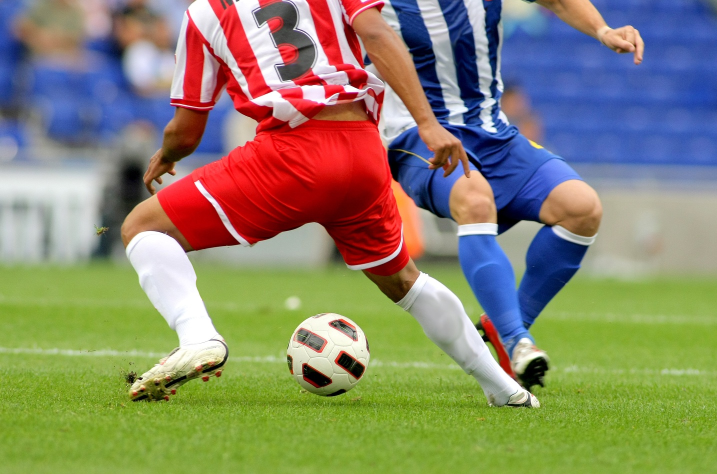
#> input picture ch2/soccer.jpg, 1434 x 948 px (shown at 1/2 size)
$ python rotation.py
#> lines starting #> are read from the running program, lines starting #| are printed output that depends on the picture
#!/usr/bin/env python3
# -*- coding: utf-8 -*-
"""
Created on Wed Sep 25 09:22:36 2024

@author: imtaeyeon
"""
# 4주차 로테이션 메트릭스 계산과 역변환 계산

import cv2 as cv
import numpy as np
import math

# 이미지 읽기 및 크기 조절 (1/4 크기로 축소)
img = cv.imread('soccer.jpg')
#> img is the input picture: shape (948, 1434, 3); mean B, G, R 107.2, 133.3, 136.9
img_half = cv.resize(img, dsize=(0, 0), fx=0.25, fy=0.25)
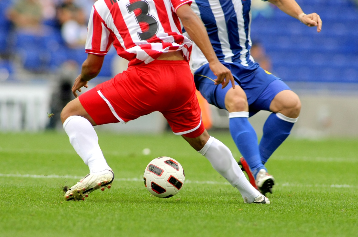
#> img_half: shape (237, 358, 3); mean B, G, R 107.3, 133.4, 137

# 회전된 이미지를 저장할 빈 배열 생성
fimg = np.zeros((img_half.shape), np.uint8)
bimg = np.zeros((img_half.shape), np.uint8)

# 이미지의 높이와 너비
h, w = img_half.shape[:2]
#> h = 237; w = 358

# 이미지 중심 좌표 계산
centerx = w // 2
#> centerx = 179
centery = h // 2
#> centery = 118

# 회전 각도 (60도)
angle = 60
rad = np.radians(angle)  # 각도를 라디안 값으로 변환

# ---------------- 포워드 방식으로 직접 변환 ----------------
for y in range(0, h):
    for x in range(0, w):
        # x, y 좌표에 대해 회전 변환 행렬을 적용하여 새로운 좌표 계산
        dx = (x - centerx) * np.cos(rad) + (y - centery) * np.sin(rad) + centerx
        dx = round(dx)  # 좌표를 정수로 반올림
        dy = (x - centerx) * (-np.sin(rad)) + (y - centery) * np.cos(rad) + centery
        dy = round(dy)

        # 계산된 좌표가 이미지 범위를 벗어나지 않으면 픽셀 값을 복사
        if 0 <= dx < w and 0 <= dy < h:
            fimg[dy, dx] = img_half[y, x]
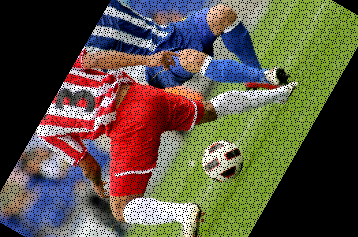
#> fimg: shape (237, 358, 3); mean B, G, R 65.7, 83.4, 91.6

# ---------------- 역변환 방식으로 직접 변환 (선형 보간) ----------------
for y in range(0, h):
    for x in range(0, w):
        # x, y 좌표에 대해 역변환 행렬을 적용하여 원본 이미지에서의 좌표 계산
        dx = (x - centerx) * np.cos(rad) - (y - centery) * np.sin(rad) + centerx
        a = dx - math.floor(dx)  # 소수점 부분 추출
        dx = math.floor(dx)  # 좌표를 내림하여 정수로 변환

        dy = (x - centerx) * np.sin(rad) + (y - centery) * np.cos(rad) + centery
        b = dy - math.floor(dy)  # 소수점 부분 추출
        dy = math.floor(dy)  # 좌표를 내림하여 정수로 변환

        # 계산된 좌표가 이미지 범위를 벗어나지 않으면 선형 보간을 적용하여 픽셀 값을 계산
        if 0 <= dx < w - 1 and 0 <= dy < h - 1:
            # 선형 보간을 사용하여 4개의 인접한 픽셀 값을 가중합
            bimg[y, x] = (1 - a) * (1 - b) * img_half[dy, dx] + \
                         a * (1 - b) * img_half[dy, dx + 1] + \
                         (1 - a) * b * img_half[dy + 1, dx] + \
                         a * b * img_half[dy + 1, dx + 1]
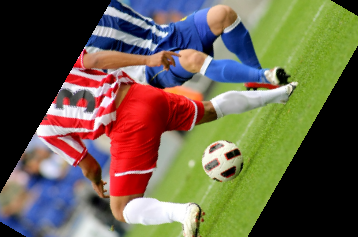
#> bimg: shape (237, 358, 3); mean B, G, R 75, 95.4, 104.9

# ---------------- OpenCV를 이용한 회전 ----------------
M = cv.getRotationMatrix2D((centerx, centery), angle, scale=1)
rimg = cv.warpAffine(img_half, M, (w, h))

# ---------------- 결과 출력 ----------------
# 원본 이미지, 포워드 방식 결과, 역변환 방식 결과를 가로로 나란히 연결하여 출력
result = np.hstack((img_half, fimg, bimg))
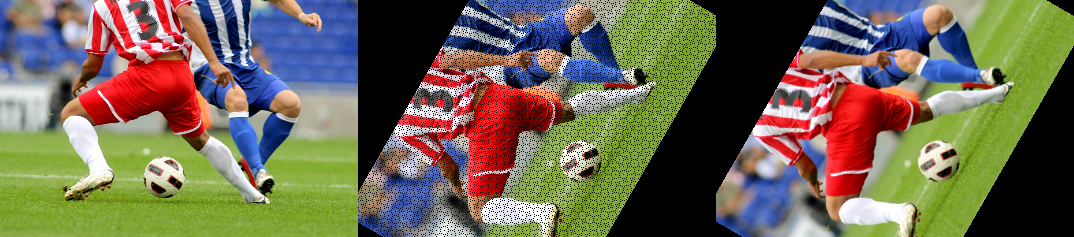
#> result: shape (237, 1074, 3); mean B, G, R 82.7, 104.1, 111.2

# 결과와 OpenCV 회전 결과를 화면에 표시
cv.imshow("Result", result)
cv.imshow("Rotation", rimg)

# 키 입력을 대기한 후 모든 창 닫기
cv.waitKey()
cv.destroyAllWindows()

$ run again, with ch2/girl_laughing.jpg copied over ch2/soccer.jpg
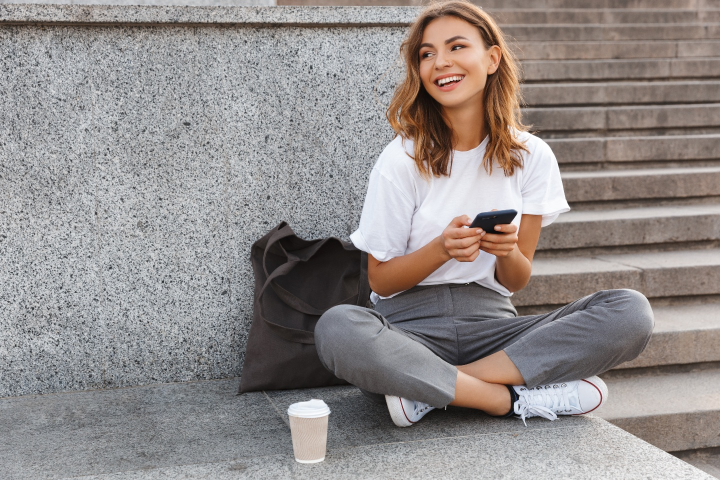
#> input picture ch2/girl_laughing.jpg, 1440 x 960 px (shown at 1/2 size)
#> img is the input picture: shape (960, 1440, 3); mean B, G, R 139.3, 140.7, 146.8
#> after the loop `for y in range(0, h):`:
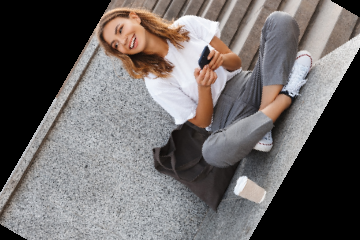
#> bimg: shape (240, 360, 3); mean B, G, R 104.1, 105, 109.7
#> `result = np.hstack((img_half, fimg, bimg))`:
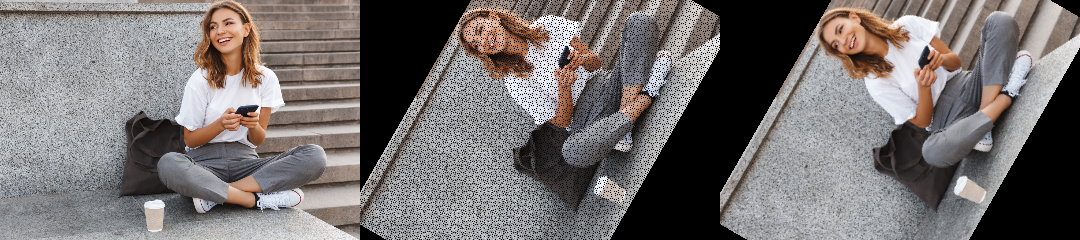
#> result: shape (240, 1080, 3); mean B, G, R 111.5, 112.5, 117.5
